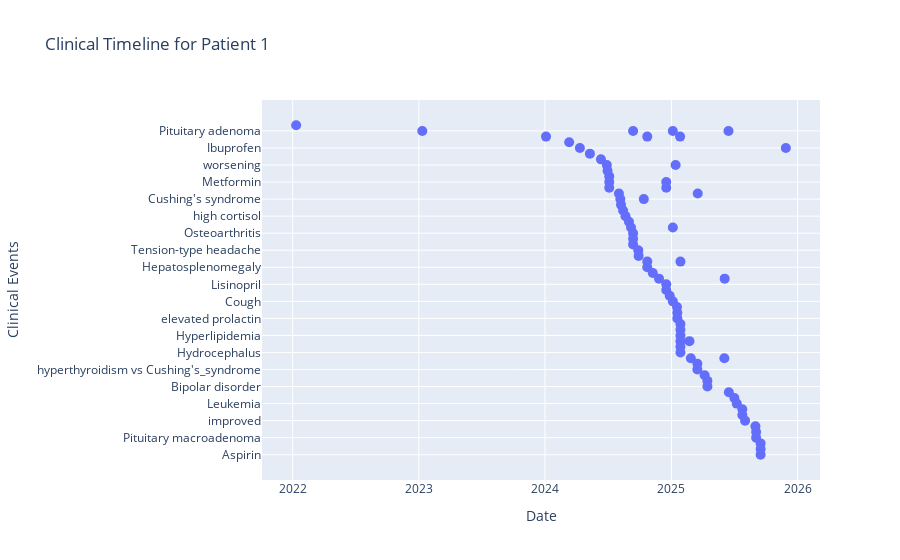

Here is the notebook cell this chart was saved with:
### Code cell
# For a specific patient:
fig = create_interactive_patient_timeline(timeline_df, patient_id=patient_id)
fig.show()

### Figure 1 — Plotly figure (JSON) as saved in the notebook; plotly's stock layout.template omitted (floating-point values rounded to 4 significant figures)
{"data": [{"hoverinfo": "text", "hovertext": ["<b>Acromegaly</b><br>Date: 2022-01-11", "<b>Pituitary adenoma</b><br>Date: 2023-01-11", "<b>Headache</b><br>Date: 2024-01-04", "<b>COPD</b><br>Date: 2024-03-11", "<b>Ibuprofen</b><br>Date: 2024-04-11", "<b>Parkinson's disease</b><br>Date: 2024-05-10", "<b>Excessive thirst</b><br>Date: 2024-06-11", "<b>worsening</b><br>Date: 2024-06-28", "<b>Ultrasound</b><br>Date: 2024-06-30", "<b>insomn</b><br>Date: 2024-07-05", "<b>Metformin</b><br>Date: 2024-07-05", "<b>Atorvastatin</b><br>Date: 2024-07-05", "<b>Asthma</b><br>Date: 2024-08-02", "<b>Cushing's syndrome</b><br>Date: 2024-08-06", "<b>Malignant lymphoma</b><br>Date: 2024-08-08", "<b>Elevated CRP</b><br>Date: 2024-08-14", "<b>high cortisol</b><br>Date: 2024-08-21", "<b>Acute ulcerative gingivitis</b><br>Date: 2024-08-31", "<b>Hospital admission</b><br>Date: 2024-09-06", "<b>Osteoarthritis</b><br>Date: 2024-09-12", "<b>Mass</b><br>Date: 2024-09-12", "<b>Disorder of brain</b><br>Date: 2024-09-12", "<b>Pituitary adenoma</b><br>Date: 2024-09-12", "<b>Tension-type headache</b><br>Date: 2024-09-27", "<b>TSH test</b><br>Date: 2024-09-28", "<b>Cushing's syndrome</b><br>Date: 2024-10-13", "<b>Headache</b><br>Date: 2024-10-23", "<b>meningitis</b><br>Date: 2024-10-23", "<b>Hepatosplenomegaly</b><br>Date: 2024-10-23", "<b>Hypertensive disorder</b><br>Date: 2024-11-08", "<b>Chest pain</b><br>Date: 2024-11-26", "<b>Lisinopril</b><br>Date: 2024-12-17", "<b>Metformin</b><br>Date: 2024-12-17", "<b>Atorvastatin</b><br>Date: 2024-12-17", "<b>GERD</b><br>Date: 2024-12-17", "<b>relapse</b><br>Date: 2024-12-27", "<b>Cough</b><br>Date: 2025-01-05", "<b>Hospital admission</b><br>Date: 2025-01-05", "<b>Pituitary adenoma</b><br>Date: 2025-01-05", "<b>worsening</b><br>Date: 2025-01-13", "<b>Fever</b><br>Date: 2025-01-17", "<b>Hypoadrenalism</b><br>Date: 2025-01-18", "<b>elevated prolactin</b><br>Date: 2025-01-18", "<b>Headache</b><br>Date: 2025-01-26", "<b>meningitis</b><br>Date: 2025-01-27", "<b>Neoplasm of pituitary gland</b><br>Date: 2025-01-27", "<b>Murmur</b><br>Date: 2025-01-27", "<b>Hyperlipidemia</b><br>Date: 2025-01-27", "<b>MRI</b><br>Date: 2025-01-27", "<b>Anemia</b><br>Date: 2025-01-27", "<b>Hydrocephalus</b><br>Date: 2025-01-27", "<b>MRI</b><br>Date: 2025-02-22", "<b>Mood swings</b><br>Date: 2025-02-26", "<b>Abnormal LFTs</b><br>Date: 2025-03-17", "<b>hyperthyroidism vs Cushing's_syndrome</b><br>Date: 2025-03-17", "<b>Asthma</b><br>Date: 2025-03-18", "<b>Joint pain</b><br>Date: 2025-04-07", "<b>Recurrent disease</b><br>Date: 2025-04-15", "<b>Bipolar disorder</b><br>Date: 2025-04-15", "<b>Mood swings</b><br>Date: 2025-06-03", "<b>Chest pain</b><br>Date: 2025-06-04", "<b>Pituitary adenoma</b><br>Date: 2025-06-15", "<b>Schizophrenia</b><br>Date: 2025-06-16", "<b>leukemia</b><br>Date: 2025-07-02", "<b>Leukemia</b><br>Date: 2025-07-09", "<b>Gastrointestinal hemorrhage</b><br>Date: 2025-07-25", "<b>Multiple sclerosis</b><br>Date: 2025-07-25", "<b>improved</b><br>Date: 2025-08-02", "<b>Cabergoline</b><br>Date: 2025-09-01", "<b>Epilepsy</b><br>Date: 2025-09-03", "<b>Pituitary macroadenoma</b><br>Date: 2025-09-03", "<b>Nausea and vomiting</b><br>Date: 2025-09-16", "<b>Rheumatoid arthritis</b><br>Date: 2025-09-16", "<b>Aspirin</b><br>Date: 2025-09-16", "<b>Ibuprofen</b><br>Date: 2025-11-28"], "marker": {"size": 10}, "mode": "markers", "type": "scatter", "x": ["2022-01-11T00:00:00.000000000", "2023-01-11T00:00:00.000000000", "2024-01-04T00:00:00.000000000", "2024-03-11T00:00:00.000000000", "2024-04-11T00:00:00.000000000", "2024-05-10T00:00:00.000000000", "2024-06-11T00:00:00.000000000", "2024-06-28T00:00:00.000000000", "2024-06-30T00:00:00.000000000", "2024-07-05T00:00:00.000000000", "2024-07-05T00:00:00.000000000", "2024-07-05T00:00:00.000000000", "2024-08-02T00:00:00.000000000", "2024-08-06T00:00:00.000000000", "2024-08-08T00:00:00.000000000", "2024-08-14T00:00:00.000000000", "2024-08-21T00:00:00.000000000", "2024-08-31T00:00:00.000000000", "2024-09-06T00:00:00.000000000", "2024-09-12T00:00:00.000000000", "2024-09-12T00:00:00.000000000", "2024-09-12T00:00:00.000000000", "2024-09-12T00:00:00.000000000", "2024-09-27T00:00:00.000000000", "2024-09-28T00:00:00.000000000", "2024-10-13T00:00:00.000000000", "2024-10-23T00:00:00.000000000", "2024-10-23T00:00:00.000000000", "2024-10-23T00:00:00.000000000", "2024-11-08T00:00:00.000000000", "2024-11-26T00:00:00.000000000", "2024-12-17T00:00:00.000000000", "2024-12-17T00:00:00.000000000", "2024-12-17T00:00:00.000000000", "2024-12-17T00:00:00.000000000", "2024-12-27T00:00:00.000000000", "2025-01-05T00:00:00.000000000", "2025-01-05T00:00:00.000000000", "2025-01-05T00:00:00.000000000", "2025-01-13T00:00:00.000000000", "2025-01-17T00:00:00.000000000", "2025-01-18T00:00:00.000000000", "2025-01-18T00:00:00.000000000", "2025-01-26T00:00:00.000000000", "2025-01-27T00:00:00.000000000", "2025-01-27T00:00:00.000000000", "2025-01-27T00:00:00.000000000", "2025-01-27T00:00:00.000000000", "2025-01-27T00:00:00.000000000", "2025-01-27T00:00:00.000000000", "2025-01-27T00:00:00.000000000", "2025-02-22T00:00:00.000000000", "2025-02-26T00:00:00.000000000", "2025-03-17T00:00:00.000000000", "2025-03-17T00:00:00.000000000", "2025-03-18T00:00:00.000000000", "2025-04-07T00:00:00.000000000", "2025-04-15T00:00:00.000000000", "2025-04-15T00:00:00.000000000", "2025-06-03T00:00:00.000000000", "2025-06-04T00:00:00.000000000", "2025-06-15T00:00:00.000000000", "2025-06-16T00:00:00.000000000", "2025-07-02T00:00:00.000000000", "2025-07-09T00:00:00.000000000", "2025-07-25T00:00:00.000000000", "2025-07-25T00:00:00.000000000", "2025-08-02T00:00:00.000000000", "2025-09-01T00:00:00.000000000", "2025-09-03T00:00:00.000000000", "2025-09-03T00:00:00.000000000", "2025-09-16T00:00:00.000000000", "2025-09-16T00:00:00.000000000", "2025-09-16T00:00:00.000000000", "2025-11-28T00:00:00.000000000"], "y": ["Acromegaly", "Pituitary adenoma", "Headache", "COPD", "Ibuprofen", "Parkinson's disease", "Excessive thirst", "worsening", "Ultrasound", "insomn", "Metformin", "Atorvastatin", "Asthma", "Cushing's syndrome", "Malignant lymphoma", "Elevated CRP", "high cortisol", "Acute ulcerative gingivitis", "Hospital admission", "Osteoarthritis", "Mass", "Disorder of brain", "Pituitary adenoma", "Tension-type headache", "TSH test", "Cushing's syndrome", "Headache", "meningitis", "Hepatosplenomegaly", "Hypertensive disorder", "Chest pain", "Lisinopril", "Metformin", "Atorvastatin", "GERD", "relapse", "Cough", "Hospital admission", "Pituitary adenoma", "worsening", "Fever", "Hypoadrenalism", "elevated prolactin", "Headache", "meningitis", "Neoplasm of pituitary gland", "Murmur", "Hyperlipidemia", "MRI", "Anemia", "Hydrocephalus", "MRI", "Mood swings", "Abnormal LFTs", "hyperthyroidism vs Cushing's_syndrome", "Asthma", "Joint pain", "Recurrent disease", "Bipolar disorder", "Mood swings", "Chest pain", "Pituitary adenoma", "Schizophrenia", "leukemia", "Leukemia", "Gastrointestinal hemorrhage", "Multiple sclerosis", "improved", "Cabergoline", "Epilepsy", "Pituitary macroadenoma", "Nausea and vomiting", "Rheumatoid arthritis", "Aspirin", "Ibuprofen"]}], "layout": {"title": {"text": "Clinical Timeline for Patient 1"}, "xaxis": {"title": {"text": "Date"}}, "yaxis": {"autorange": "reversed", "title": {"text": "Clinical Events"}}}}
